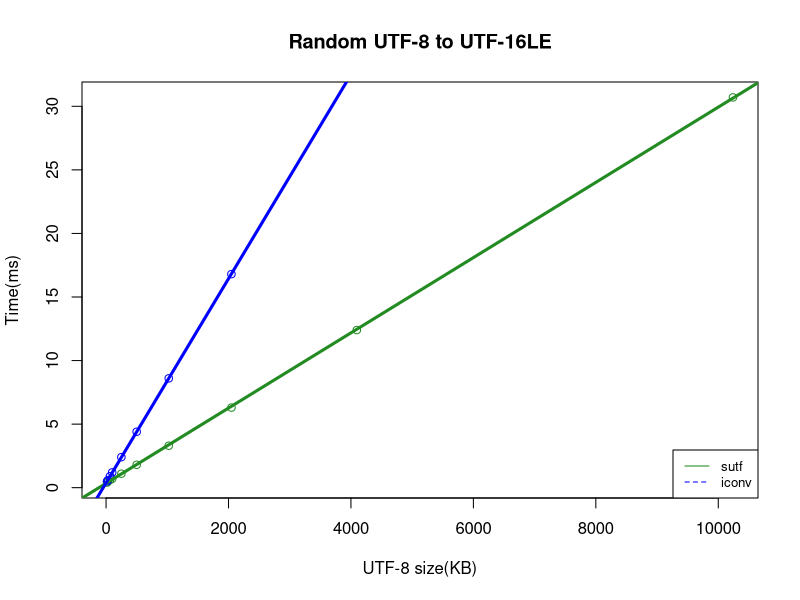

This chart was generated by the following R code:

sizes=c(16, 32, 64, 100, 250, 500, 1024, 2048, 4096, 10240)
times=c(0.4, 0.5, 0.6, 0.7, 1.1, 1.8, 3.3, 6.3, 12.4, 30.7)
timesiconv=c(0.5, 0.6, 0.9, 1.2, 2.4, 4.4, 8.6, 16.8, 33.3, 82.6)
model <- lm(times~sizes)
modeliconv <- lm(timesiconv~sizes)
summary(model)
summary(modeliconv)
plot(sizes, times, col='forestgreen', main="Random UTF-8 to UTF-16LE", xlab="UTF-8 size(KB)", ylab="Time(ms)")
points(sizes, timesiconv, col='blue')
abline(lm(times~sizes),col = 'forestgreen',lwd = 3)
abline(lm(timesiconv~sizes),col = 'blue',lwd = 3)
legend("bottomright", legend=c("sutf", "iconv"),
       col=c("forestgreen", "blue"), lty=1:2, cex=0.8)
